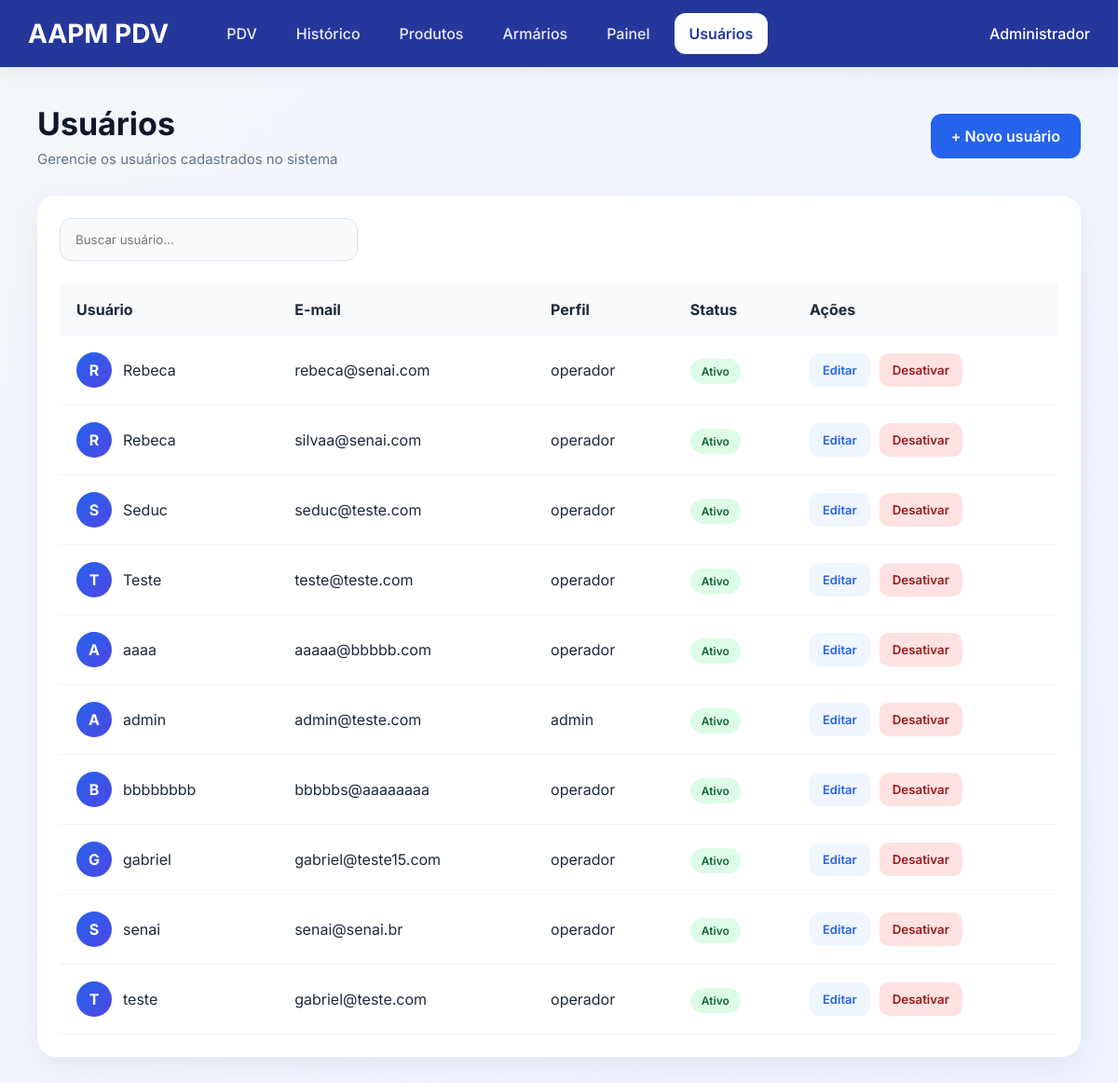
Page /usuarios/ (signed in) on the earlier database version.
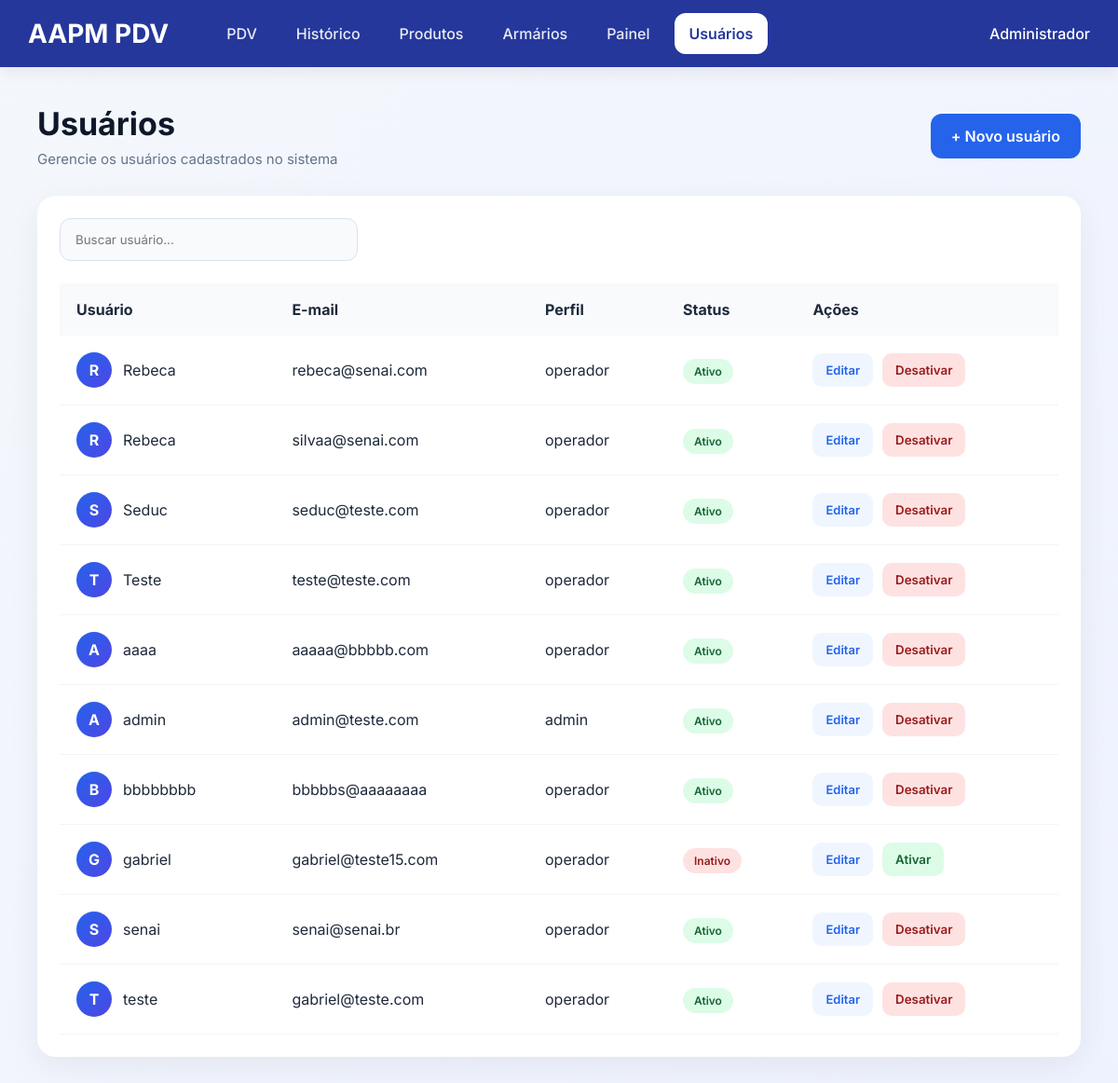
Same page on the later database version.
### app/models/usuarios.py (models this page shows)
class Usuario(Base):
    __tablename__ = "usuarios"
    id = Column(Integer, primary_key=True, autoincrement=True)
    nome = Column(String(100), nullable=False)
    email = Column(String(150), unique=True, nullable=False)
    senha_hash = Column(String(255), nullable=False)
    role = Column(String(20), nullable=False, default="operador")
    ativo = Column(Boolean, default=True)
    criando_em = Column(DateTime, server_default=func.now())

### app/controllers/usuario_controller.py (the view)
@router.get("/")
def listar_usuarios(
    request: Request,
    db: Session = Depends(get_db),
    admin = Depends(get_admin) #bloqueia quem não é admin
):
    usuarios = db.query(Usuario).order_by(Usuario.nome).all()
    return templates.TemplateResponse(
        request,
        "usuarios/index.html",
        {
            "request": request,
            "usuarios": usuarios, # Lista para exibir na tabela
            "admin": admin # dados de quem está logado.
        }
    )

### app/templates/usuarios/index.html (shortened to what this page needs)
{% extends "base.html" %}
{% block content %}
<div class="topo">
    <div class="titulo">
        <h1>Usuários</h1>
        <p>
            Gerencie os usuários cadastrados no sistema
        </p>
    </div>
    <a href="/usuarios/novo"
       class="btn-novo">
        + Novo usuário
    </a>
</div>
<div class="card">
    <div class="barra-topo">
        <div class="campo-busca">
            <input type="text"
                   id="buscarUsuario"
                   placeholder="Buscar usuário...">
        </div>
    </div>
    <table>
        <thead>
            <tr>
                <th>Usuário</th>
                <th>E-mail</th>
                <th>Perfil</th>
                <th>Status</th>
                <th>Ações</th>
            </tr>
        </thead>
        <tbody>
            {% for u in usuarios %}
            <tr class="linha-usuario">
                <td>
                    <div class="usuario-info">
                        <div class="avatar">
                            {{ u.nome[0].upper() }}
                        </div>
                        <span>
                            {{ u.nome }}
                        </span>
                    </div>
                </td>
                <td>
                    {{ u.email }}
                </td>
                <td>
                    {{ u.role }}
                </td>
                <td>
                    {% if u.ativo %}
                        <span class="badge ativo">
                            Ativo
                        </span>
                    {% else %}
                        <span class="badge inativo">
                            Inativo
                        </span>
                    {% endif %}
                </td>
                <td>
                    <div class="acoes">
                        <a href="/usuarios/{{ u.id }}/editar"
                           class="btn-editar">
                            Editar
                        </a>
                        <form action="/usuarios/{{ u.id }}/toggle-ativo"
                              method="post">
                            <button
                                type="submit"
                                class="btn-toggle {% if u.ativo %}btn-desativar{% else %}btn-ativar{% endif %}">
                                {{ "Desativar" if u.ativo else "Ativar" }}
                            </button>
                        </form>
                    </div>
                </td>
            </tr>
            {% endfor %}
        </tbody>
    </table>
</div>
{% endblock %}

### app/templates/base.html (shortened to what this page needs)
<!DOCTYPE html>
<html lang="pt-br">
<head>
</head>
<body>
<header class="navbar">
    <div class="nav-esquerda">
        <div class="logo">
            AAPM PDV
        </div>
        <nav class="menu">
            <a href="#">
                PDV
            </a>
            <a href="#">
                Histórico
            </a>
            <a href="#">
                Produtos
            </a>
            <a href="#">
                Armários
            </a>
            <a href="#">
                Painel
            </a>
            <a href="/usuarios"
               class="ativo">
                Usuários
            </a>
        </nav>
    </div>
    <div class="usuario-topo">
        Administrador
    </div>
</header>
<main class="conteudo">
    <div class="container">
        {% block content %}
        {% endblock %}
    </div>
</main>
</body>
</html>

### app/templates/base.html (style rules this page uses)
* { margin: 0; padding: 0; box-sizing: border-box; font-family: 'Inter', sans-serif; }
body { background: linear-gradient(to bottom right, #f4f7fb, #eef2ff); color: #1e293b; min-height: 100vh; }
.navbar { background: #25379b; height: 72px; display: flex; align-items: center; justify-content: space-between; padding: 0 30px; box-shadow: 0 4px 18px rgba(0,0,0,0.08); }
.nav-esquerda { display: flex; align-items: center; gap: 26px; }
.logo { color: white; font-size: 28px; font-weight: 700; margin-right: 20px; }
.menu { display: flex; align-items: center; gap: 10px; }
.menu a { color: white; text-decoration: none; padding: 12px 16px; border-radius: 12px; transition: 0.2s ease; font-weight: 500; opacity: 0.9; }
.menu .ativo { background: white; color: #25379b; opacity: 1; font-weight: 600; }
.usuario-topo { color: white; font-weight: 500; }
.conteudo { padding: 40px; }
.container { max-width: 1200px; margin: 0 auto; }

### app/templates/usuarios/index.html (style rules this page uses)
.topo { display: flex; justify-content: space-between; align-items: center; margin-bottom: 30px; flex-wrap: wrap; gap: 20px; }
.titulo h1 { font-size: 34px; margin-bottom: 8px; color: #0f172a; }
.titulo p { color: #64748b; font-size: 15px; }
.btn-novo { background: #2563eb; color: white; text-decoration: none; padding: 14px 22px; border-radius: 12px; font-weight: 600; transition: all 0.2s ease; }
.card { background: white; border-radius: 20px; padding: 24px; box-shadow: 0 10px 35px rgba(0,0,0,0.06); }
.barra-topo { margin-bottom: 24px; }
.campo-busca input { width: 100%; max-width: 320px; padding: 14px 16px; border-radius: 12px; border: 1px solid #dbe2ea; background: #f8fafc; }
table { width: 100%; border-collapse: collapse; }
th, td { padding: 18px; text-align: left; }
thead { background: #f8fafc; }
tbody tr { border-bottom: 1px solid #f1f5f9; }
.usuario-info { display: flex; align-items: center; gap: 12px; }
.avatar { width: 38px; height: 38px; border-radius: 50%; background: linear-gradient(135deg, #2563eb, #4f46e5); color: white; display: flex; align-items: center; justify-content: center; font-weight: 700; }
.badge { padding: 6px 12px; border-radius: 999px; font-size: 12px; font-weight: 600; }
.ativo { background: #dcfce7; color: #166534; }
.inativo { background: #fee2e2; color: #991b1b; }
.acoes { display: flex; gap: 10px; }
.btn-editar { text-decoration: none; background: #eff6ff; color: #2563eb; padding: 10px 14px; border-radius: 10px; font-size: 13px; font-weight: 600; }
.btn-toggle { border: none; padding: 10px 14px; border-radius: 10px; cursor: pointer; font-weight: 600; }
.btn-desativar { background: #fee2e2; color: #991b1b; }
.btn-ativar { background: #dcfce7; color: #166534; }

Differences in the rows shown:
changed Usuario "gabriel": ativo "Desativar" → "Ativar"; ativo "Ativo" → "Inativo"
